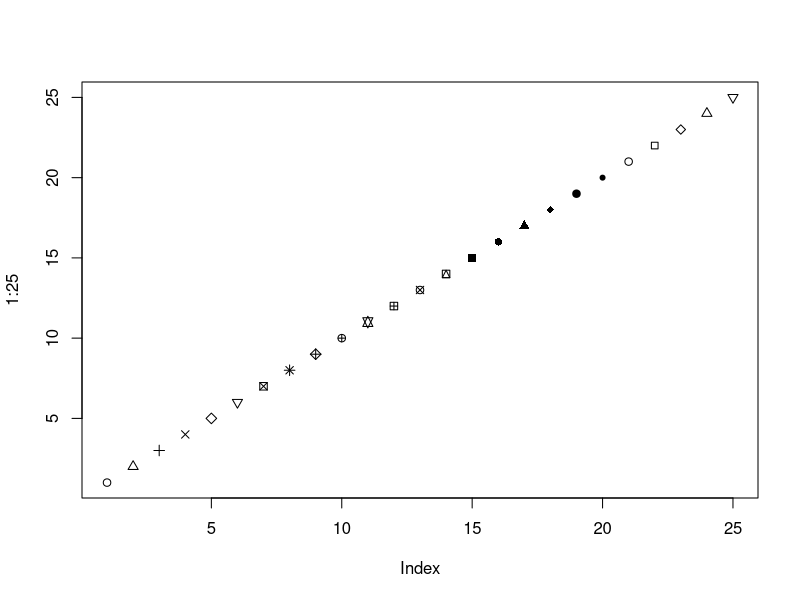

R code for this plot:
## ---- chunk 1
plot(1:25, pch = 1:25)
